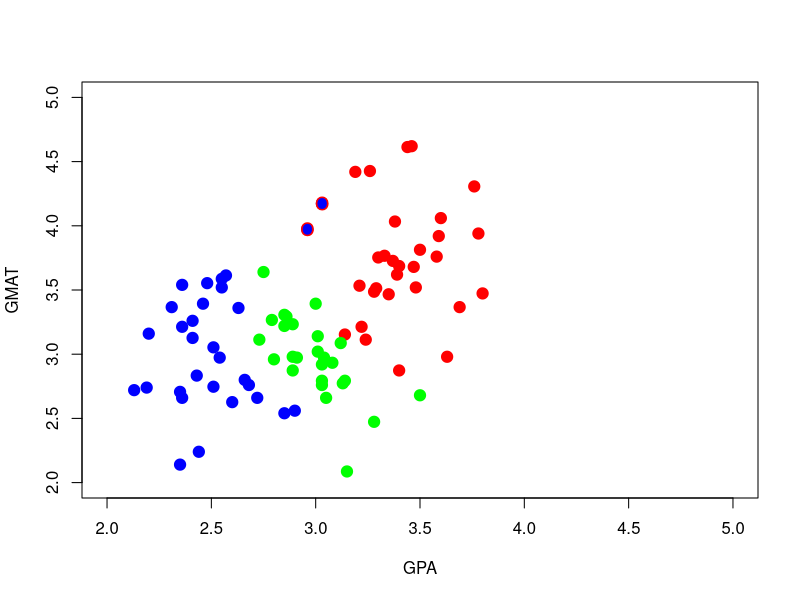
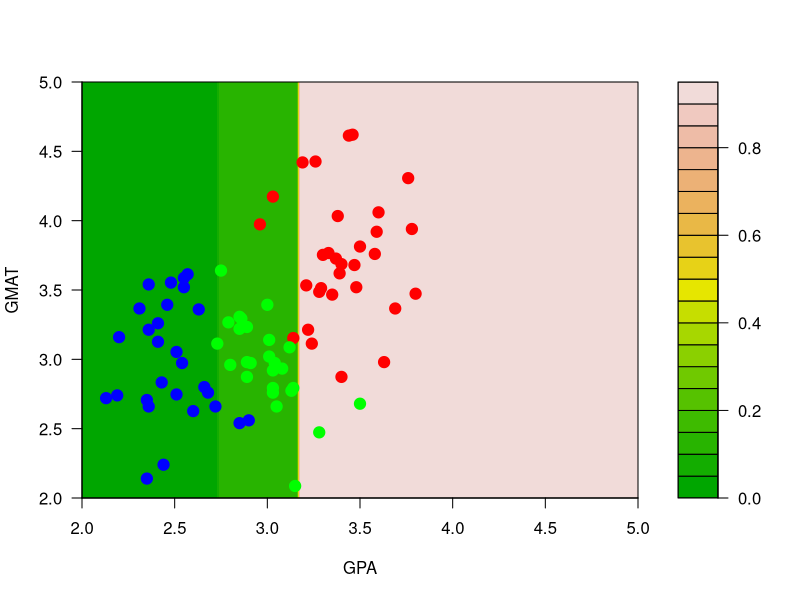
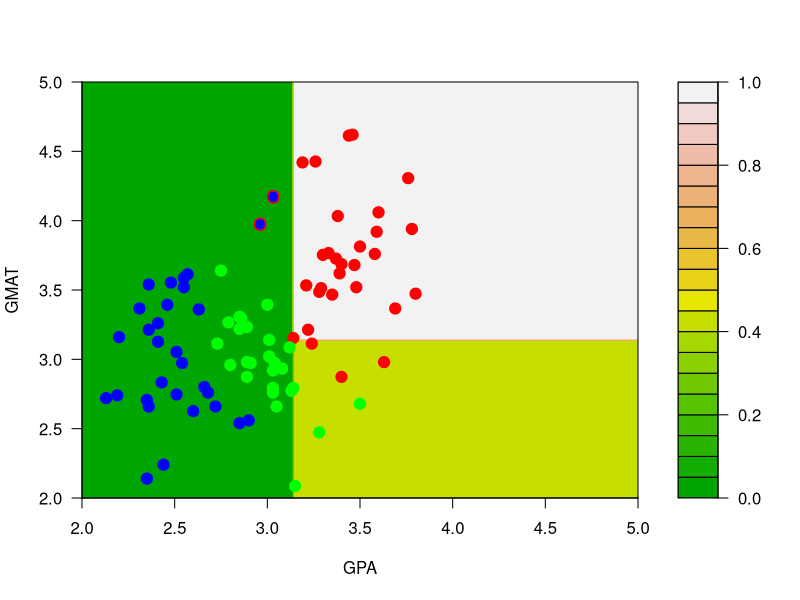
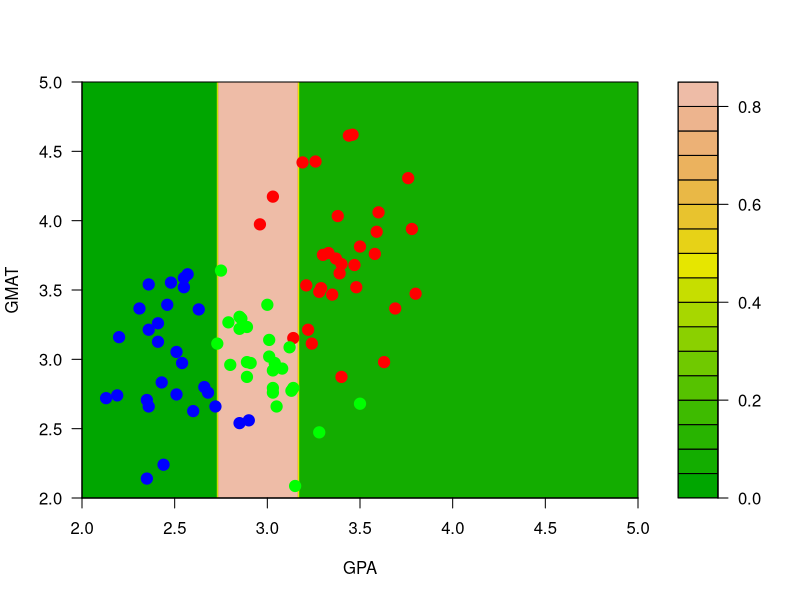
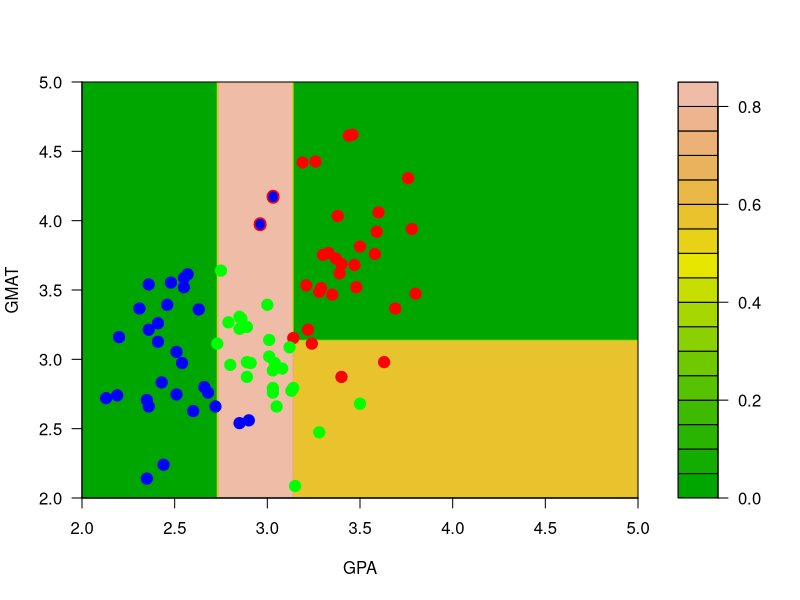

These figures' R source, in order: (Note: this script raises an error after producing the figures.)
## ---- chunk 1
knitr::opts_chunk$set(echo = TRUE)
## ---- chunk 2
mm <- read.table('../Lecture15/T11-6.DAT', header=FALSE)
mm$V3 <- as.factor(mm$V3)
# re-scale one feature, for better plots
mm[,2] <- mm[,2] / 150
## ---- chunk 3
mm2 <- mm
mm2[1,3] <- 2
mm2[7,3] <- 2
plot(mm2[,1:2], pch=19, cex=1.5, col=c("red", "blue", "green")[mm2[,3]],
     xlab='GPA', 'GMAT', xlim=c(2,5), ylim=c(2,5))
points(mm[c(1,7),-3], pch='O', cex=1.1, col=c("red", "blue", "green")[mm[c(1,7),3]])
## ---- chunk 4
library(rpart)
# default trees on original and modified data
a.t <- rpart(V3~V1+V2, data=mm, method='class', parms=list(split='information'))
a2.t <- rpart(V3~V1+V2, data=mm2, method='class', parms=list(split='information'))

aa <- seq(2, 5, length=200)
bb <- seq(2, 5, length=200)
dd <- expand.grid(aa, bb)
names(dd) <- names(mm)[1:2]

# corresponding predictions on the grid
p.t <- predict(a.t, newdata=dd, type='prob')
p2.t <- predict(a2.t, newdata=dd, type='prob')

# reds
filled.contour(aa, bb, matrix(p.t[,1], 200, 200), col=terrain.colors(20), xlab='GPA', ylab='GMAT',
plot.axes={axis(1); axis(2);
points(mm[,-3], pch=19, cex=1.5, col=c("red", "blue", "green")[mm[,3]])})

filled.contour(aa, bb, matrix(p2.t[,1], 200, 200), col=terrain.colors(20), xlab='GPA', ylab='GMAT',
plot.axes={axis(1); axis(2); points(mm2[,-3], pch=19, cex=1.5, col=c("red", "blue", "green")[mm2[,3]]);
points(mm[c(1,7),-3], pch='O', cex=1.1, col=c("red", "blue", "green")[mm[c(1,7),3]])
})

# greens
filled.contour(aa, bb, matrix(p.t[,3], 200, 200), col=terrain.colors(20), xlab='GPA', ylab='GMAT',
plot.axes={axis(1); axis(2);
points(mm[,-3], pch=19, cex=1.5, col=c("red", "blue", "green")[mm[,3]])})

filled.contour(aa, bb, matrix(p2.t[,3], 200, 200), col=terrain.colors(20), xlab='GPA', ylab='GMAT',
plot.axes={axis(1); axis(2); points(mm2[,-3], pch=19, cex=1.5, col=c("red", "blue", "green")[mm2[,3]]);
points(mm[c(1,7),-3], pch='O', cex=1.1, col=c("red", "blue", "green")[mm[c(1,7),3]])
})
## ---- chunk 5
my.c <- rpart.control(minsplit=5, cp=1e-8, xval=10)
NB <- 1000
ts <- vector('list', NB)
set.seed(123)
n <- nrow(mm)
for(j in 1:NB) {
  ii <- sample(1:n, replace=TRUE)
  ts[[j]] <- rpart(V3~V1+V2, data=mm[ii,], method='class', parms=list(split='information'), control=my.c)
  b <- ts[[j]]$cptable[which.min(ts[[j]]$cptable[,"xerror"]),"CP"]
  ts[[j]] <- prune(ts[[j]], cp=b)
}

aa <- seq(2, 5, length=200)
bb <- seq(2, 5, length=200)
dd <- expand.grid(aa, bb)
names(dd) <- names(mm)[1:2]
pp0 <- vapply(ts, FUN=predict, FUN.VALUE=matrix(0, 200*200, 3), newdata=dd, type='prob')
pp <- apply(pp0, c(1, 2), mean)

# reds
filled.contour(aa, bb, matrix(pp[,1], 200, 200), col=terrain.colors(20), xlab='GPA', ylab='GMAT',
               plot.axes={axis(1); axis(2);
                 points(mm[,-3], pch=19, cex=1.5, col=c("red", "blue", "green")[mm[,3]])})

# blues
filled.contour(aa, bb, matrix(pp[,2], 200, 200), col=terrain.colors(20), xlab='GPA', ylab='GMAT',
               plot.axes={axis(1); axis(2);
                 points(mm[,-3], pch=19, cex=1.5, col=c("red", "blue", "green")[mm[,3]])})

# greens
filled.contour(aa, bb, matrix(pp[,3], 200, 200), col=terrain.colors(20), xlab='GPA', ylab='GMAT',
               plot.axes={axis(1); axis(2); 
                 points(mm[,-3], pch=19, cex=1.5, col=c("red", "blue", "green")[mm[,3]])})
## ---- chunk 6
mm2 <- mm
mm2[1,3] <- 2
mm2[7,3] <- 2

NB <- 1000
ts <- vector('list', NB)
set.seed(123)
n <- nrow(mm)
for(j in 1:NB) {
  ii <- sample(1:n, replace=TRUE)
  ts[[j]] <- rpart(V3~V1+V2, data=mm2[ii,], method='class', parms=list(split='information'), control=my.c)
  b <- ts[[j]]$cptable[which.min(ts[[j]]$cptable[,"xerror"]),"CP"]
  ts[[j]] <- prune(ts[[j]], cp=b)
}

pp0 <- vapply(ts, FUN=predict, FUN.VALUE=matrix(0, 200*200, 3), newdata=dd, type='prob')
pp3 <- apply(pp0, c(1, 2), mean)

# reds
filled.contour(aa, bb, matrix(pp3[,1], 200, 200), col=terrain.colors(20), xlab='GPA', ylab='GMAT',
               plot.axes={axis(1); axis(2);
                 points(mm2[,-3], pch=19, cex=1.5, col=c("red", "blue", "green")[mm2[,3]]);
                 points(mm[c(1,7),-3], pch='O', cex=1.2, col=c("red", "blue", "green")[mm[c(1,7),3]])
               })

# blues
filled.contour(aa, bb, matrix(pp3[,2], 200, 200), col=terrain.colors(20), xlab='GPA', ylab='GMAT',
               plot.axes={axis(1); axis(2);
                 points(mm2[,-3], pch=19, cex=1.5, col=c("red", "blue", "green")[mm2[,3]]);
                 points(mm[c(1,7),-3], pch='O', cex=1.2, col=c("red", "blue", "green")[mm[c(1,7),3]])
               })

# greens
filled.contour(aa, bb, matrix(pp3[,3], 200, 200), col=terrain.colors(20), xlab='GPA', ylab='GMAT',
               plot.axes={axis(1); axis(2);
                 points(mm2[,-3], pch=19, cex=1.5, col=c("red", "blue", "green")[mm2[,3]]);
                 points(mm[c(1,7),-3], pch='O', cex=1.2, col=c("red", "blue", "green")[mm[c(1,7),3]])
               })
